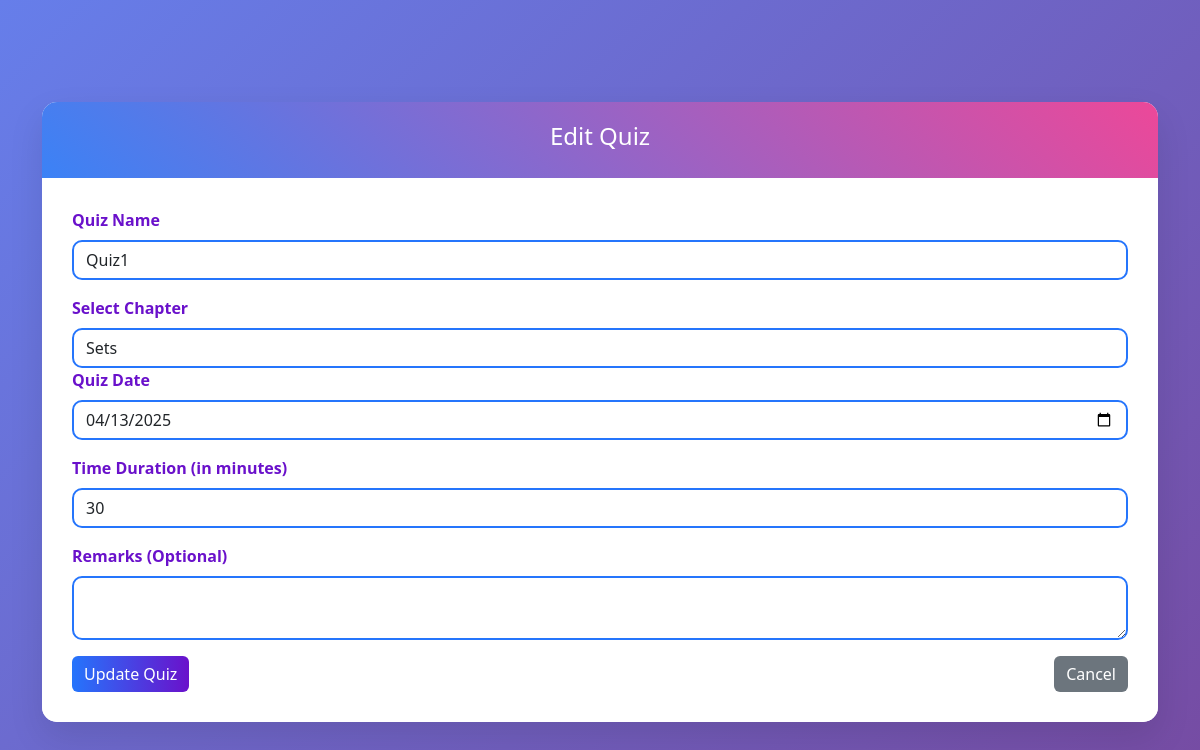
The page /quiz_management/edit-quiz/1 on the database its author committed.
### models/models.py (models this page shows)
class Quiz(db.Model):
    __tablename__ = "quiz"
    id = db.Column(db.Integer , primary_key = True)
    name = db.Column(db.String(100), nullable=False)
    chapter_id = db.Column(db.Integer , db.ForeignKey('chapter.id') , nullable = False)
    subject_id = db.Column(db.Integer, db.ForeignKey('subject.id'), nullable=False)
    date_of_quiz = db.Column(db.DateTime , nullable = False)
    time_duration = db.Column(db.String(5) , nullable = False)
    remarks = db.Column(db.String(500) , nullable = True)
    questions = db.relationship('Question', backref='quiz', lazy=True , cascade="all, delete-orphan")
    scores = db.relationship('Score', backref='quiz', lazy=True , cascade="all, delete-orphan")

class Chapter(db.Model):
    __tablename__ = "chapter"
    id = db.Column(db.Integer , primary_key = True)
    name = db.Column(db.String(100) , nullable = False)
    description = db.Column(db.String(500) , nullable = False)
    subject_id = db.Column(db.Integer , db.ForeignKey('subject.id') , nullable = False)
    quizzes = db.relationship("Quiz", backref = "chapter", lazy = True , cascade="all, delete-orphan")
    questions = db.relationship('Question', backref='chapter', lazy=True)

### controllers/controllers.py (the view, shortened to what this page needs)
@app.route('/quiz_management/edit-quiz/<int:quiz_id>', methods=['GET', 'POST'])
def edit_quiz(quiz_id):
    quiz = Quiz.query.get_or_404(quiz_id)  # Fetch quiz by ID
    chapters = Chapter.query.all()  # Fetch all chapters
    return render_template('edit_quiz.html', quiz=quiz, chapters=chapters)  # Pass chapters

### templates/edit_quiz.html (shortened to what this page needs)
<!DOCTYPE html>
<html lang="en">
<head>
    <link href="https://cdn.jsdelivr.net/npm/bootstrap@5.3.0/dist/css/bootstrap.min.css" rel="stylesheet">
    <link rel="stylesheet" href="{{ url_for('static', filename='add_subject.css') }}">
</head>
<body>
    <div class="container">
        <div class="card mt-4">
            <div class="card-header">
                <h4>Edit Quiz</h4>
            </div>
            <div class="card-body">
                <form action="{{ url_for('edit_quiz', quiz_id=quiz.id) }}" method="POST">
                    <div class="mb-3">
                        <label class="form-label">Quiz Name</label>
                        <input type="text" class="form-control" name="name" value="{{ quiz.name }}" required>
                    </div>
                    <label for="chapter_id" class="form-label">Select Chapter</label>
                    <select class="form-control" name="chapter_id" required>
                        {% for chapter in chapters %}
                            <option value="{{ chapter.id }}" {% if chapter.id == quiz.chapter_id %} selected {% endif %}>
                                {{ chapter.name }}
                            </option>
                        {% endfor %}
                    </select>
                    <div class="mb-3">
                        <label class="form-label">Quiz Date</label>
                        <input type="date" class="form-control" name="date_of_quiz" value="{{ quiz.date_of_quiz.strftime('%Y-%m-%d') }}" required>
                    </div>
                    <div class="mb-3">
                        <label class="form-label">Time Duration (in minutes)</label>
                        <input type="number" class="form-control" name="time_duration" value="{{ quiz.time_duration }}" required>
                    </div>
                    <div class="mb-3">
                        <label class="form-label">Remarks (Optional)</label>
                        <textarea class="form-control" name="remarks" rows="2">{{ quiz.remarks }}</textarea>
                    </div>
                    <div class="d-flex justify-content-between">
                        <button type="submit" class="btn btn-success">Update Quiz</button>
                        <a href="{{ url_for('quiz_management') }}" class="btn btn-secondary">Cancel</a>
                    </div>
                </form>
            </div>
        </div>
    </div>
</body>

### static/add_subject.css (style rules this page uses)
body { background: linear-gradient(135deg, #667eea 0%, #764ba2 100%); min-height: 100vh; display: flex; align-items: center; justify-content: center; }
.card { border: none; border-radius: 15px; box-shadow: 0 15px 35px rgba(0,0,0,0.1); overflow: hidden; }
.card-header { background: linear-gradient(45deg, #3b82f6, #ec4899); color: white; text-align: center; padding: 20px; border-bottom: none; }
.card-body { background: rgba(255,255,255,0.9); padding: 30px; }
.form-label { color: #6a11cb; font-weight: 600; }
.form-control { border: 2px solid #2575fc; border-radius: 10px; transition: all 0.3s ease; }
.btn-success { background: linear-gradient(to right, #2575fc 0%, #6a11cb 100%); border: none; transition: all 0.3s ease; }
.btn-secondary { background-color: #6c757d; border: none; }

### rows shown on the page
Quiz: name "Quiz1", chapter_id "Sets", date_of_quiz "04/13/2025", time_duration "30"
